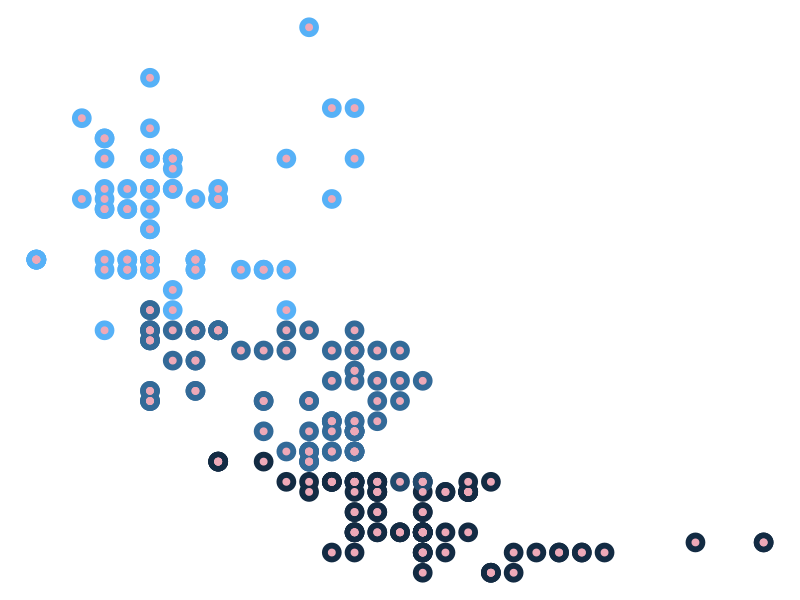

Recreate this plot in R.
## ---- chunk 1
library(ggplot2)
library(tibble)

mpg |>
  ggplot(aes(displ, hwy, colour = cyl)) + # setting up the aesthetics, color based on cylinder
  geom_point(show.legend = FALSE, size = 6) + # first layer of points, different shades of blue
  geom_point(show.legend = FALSE, size = 2, colour = "pink2") + # second layer of points, pink
  coord_flip() +  # flipping x and y axes
  theme_void() + # minimal theme
  scale_color_gradient() # adding colors as a gradient
  
## ---- chunk 2

## ---- chunk 3

## ---- chunk 4




## ---- chunk 5




## ---- chunk 6




## ---- chunk 7





## ---- chunk 8




